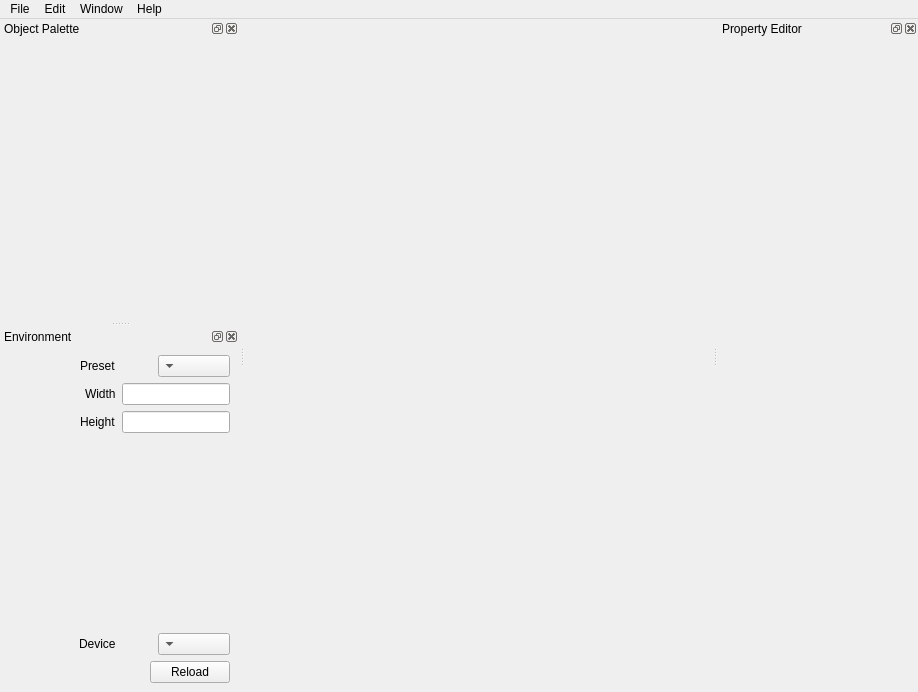
<?xml version="1.0" encoding="UTF-8"?>
<ui version="4.0">
 <class>MainWindow</class>
 <widget class="QMainWindow" name="MainWindow">
  <property name="windowModality">
   <enum>Qt::NonModal</enum>
  </property>
  <property name="geometry">
   <rect>
    <x>0</x>
    <y>0</y>
    <width>918</width>
    <height>692</height>
   </rect>
  </property>
  <property name="focusPolicy">
   <enum>Qt::ClickFocus</enum>
  </property>
  <property name="windowTitle">
   <string>MainWindow</string>
  </property>
  <widget class="QWidget" name="centralwidget"/>
  <widget class="QMenuBar" name="menubar">
   <property name="enabled">
    <bool>true</bool>
   </property>
   <property name="geometry">
    <rect>
     <x>0</x>
     <y>0</y>
     <width>918</width>
     <height>22</height>
    </rect>
   </property>
   <property name="defaultUp">
    <bool>false</bool>
   </property>
   <widget class="QMenu" name="menuFile">
    <property name="title">
     <string>File</string>
    </property>
    <addaction name="actionNew_project"/>
    <addaction name="actionOpen_project"/>
    <addaction name="separator"/>
    <addaction name="actionSave_project"/>
   </widget>
   <widget class="QMenu" name="menuEdit">
    <property name="title">
     <string>Edit</string>
    </property>
    <addaction name="actionCopy"/>
    <addaction name="actionPaste"/>
   </widget>
   <widget class="QMenu" name="menuWindow">
    <property name="title">
     <string>Window</string>
    </property>
   </widget>
   <widget class="QMenu" name="menuHelp">
    <property name="title">
     <string>Help</string>
    </property>
   </widget>
   <addaction name="menuFile"/>
   <addaction name="menuEdit"/>
   <addaction name="menuWindow"/>
   <addaction name="menuHelp"/>
  </widget>
  <widget class="QDockWidget" name="propertyEditor">
   <property name="minimumSize">
    <size>
     <width>200</width>
     <height>200</height>
    </size>
   </property>
   <property name="focusPolicy">
    <enum>Qt::ClickFocus</enum>
   </property>
   <property name="layoutDirection">
    <enum>Qt::LeftToRight</enum>
   </property>
   <property name="windowTitle">
    <string>Property Editor</string>
   </property>
   <attribute name="dockWidgetArea">
    <number>2</number>
   </attribute>
   <widget class="QWidget" name="dockWidgetContents_2"/>
  </widget>
  <widget class="QDockWidget" name="objectPallete">
   <property name="minimumSize">
    <size>
     <width>200</width>
     <height>200</height>
    </size>
   </property>
   <property name="focusPolicy">
    <enum>Qt::ClickFocus</enum>
   </property>
   <property name="layoutDirection">
    <enum>Qt::LeftToRight</enum>
   </property>
   <property name="windowTitle">
    <string>Object Palette</string>
   </property>
   <attribute name="dockWidgetArea">
    <number>1</number>
   </attribute>
   <widget class="QWidget" name="dockWidgetContents_3"/>
  </widget>
  <widget class="QDockWidget" name="environmentSettings">
   <property name="minimumSize">
    <size>
     <width>239</width>
     <height>241</height>
    </size>
   </property>
   <property name="focusPolicy">
    <enum>Qt::ClickFocus</enum>
   </property>
   <property name="layoutDirection">
    <enum>Qt::LeftToRight</enum>
   </property>
   <property name="windowTitle">
    <string>Environment</string>
   </property>
   <attribute name="dockWidgetArea">
    <number>1</number>
   </attribute>
   <widget class="QWidget" name="dockWidgetContents_5">
    <property name="layoutDirection">
     <enum>Qt::RightToLeft</enum>
    </property>
    <layout class="QFormLayout" name="formLayout">
     <property name="fieldGrowthPolicy">
      <enum>QFormLayout::FieldsStayAtSizeHint</enum>
     </property>
     <item row="0" column="0">
      <widget class="QComboBox" name="resolutionPresetsList">
       <property name="sizePolicy">
        <sizepolicy hsizetype="Preferred" vsizetype="Fixed">
         <horstretch>0</horstretch>
         <verstretch>0</verstretch>
        </sizepolicy>
       </property>
       <property name="editable">
        <bool>false</bool>
       </property>
      </widget>
     </item>
     <item row="0" column="1">
      <widget class="QLabel" name="label">
       <property name="text">
        <string>Preset</string>
       </property>
      </widget>
     </item>
     <item row="1" column="0">
      <widget class="QLineEdit" name="widthEdit">
       <property name="focusPolicy">
        <enum>Qt::StrongFocus</enum>
       </property>
      </widget>
     </item>
     <item row="1" column="1">
      <widget class="QLabel" name="label_2">
       <property name="text">
        <string>Width</string>
       </property>
      </widget>
     </item>
     <item row="2" column="0">
      <widget class="QLineEdit" name="heightEdit">
       <property name="sizePolicy">
        <sizepolicy hsizetype="Expanding" vsizetype="Fixed">
         <horstretch>0</horstretch>
         <verstretch>0</verstretch>
        </sizepolicy>
       </property>
       <property name="minimumSize">
        <size>
         <width>0</width>
         <height>0</height>
        </size>
       </property>
       <property name="focusPolicy">
        <enum>Qt::StrongFocus</enum>
       </property>
      </widget>
     </item>
     <item row="2" column="1">
      <widget class="QLabel" name="label_3">
       <property name="text">
        <string>Height</string>
       </property>
      </widget>
     </item>
     <item row="3" column="1">
      <spacer name="verticalSpacer">
       <property name="orientation">
        <enum>Qt::Vertical</enum>
       </property>
       <property name="sizeHint" stdset="0">
        <size>
         <width>20</width>
         <height>20</height>
        </size>
       </property>
      </spacer>
     </item>
     <item row="4" column="1">
      <widget class="QLabel" name="label_4">
       <property name="text">
        <string>Device</string>
       </property>
      </widget>
     </item>
     <item row="5" column="0">
      <widget class="QPushButton" name="reloadBtn">
       <property name="text">
        <string>Reload</string>
       </property>
      </widget>
     </item>
     <item row="4" column="0">
      <widget class="QComboBox" name="availablleDevicesList"/>
     </item>
    </layout>
   </widget>
  </widget>
  <action name="actionOpen_project">
   <property name="text">
    <string>Open</string>
   </property>
  </action>
  <action name="actionCopy">
   <property name="text">
    <string>Copy</string>
   </property>
  </action>
  <action name="actionPaste">
   <property name="text">
    <string>Paste</string>
   </property>
  </action>
  <action name="actionSave_project">
   <property name="text">
    <string>Save</string>
   </property>
  </action>
  <action name="actionNew_project">
   <property name="text">
    <string>New</string>
   </property>
  </action>
 </widget>
 <resources/>
 <connections/>
</ui>
